Frame 1 (no input): blank canvas, image omitted
Frame 60 (the mouse pressed at the canvas centre just before this capture): blank canvas, image omitted
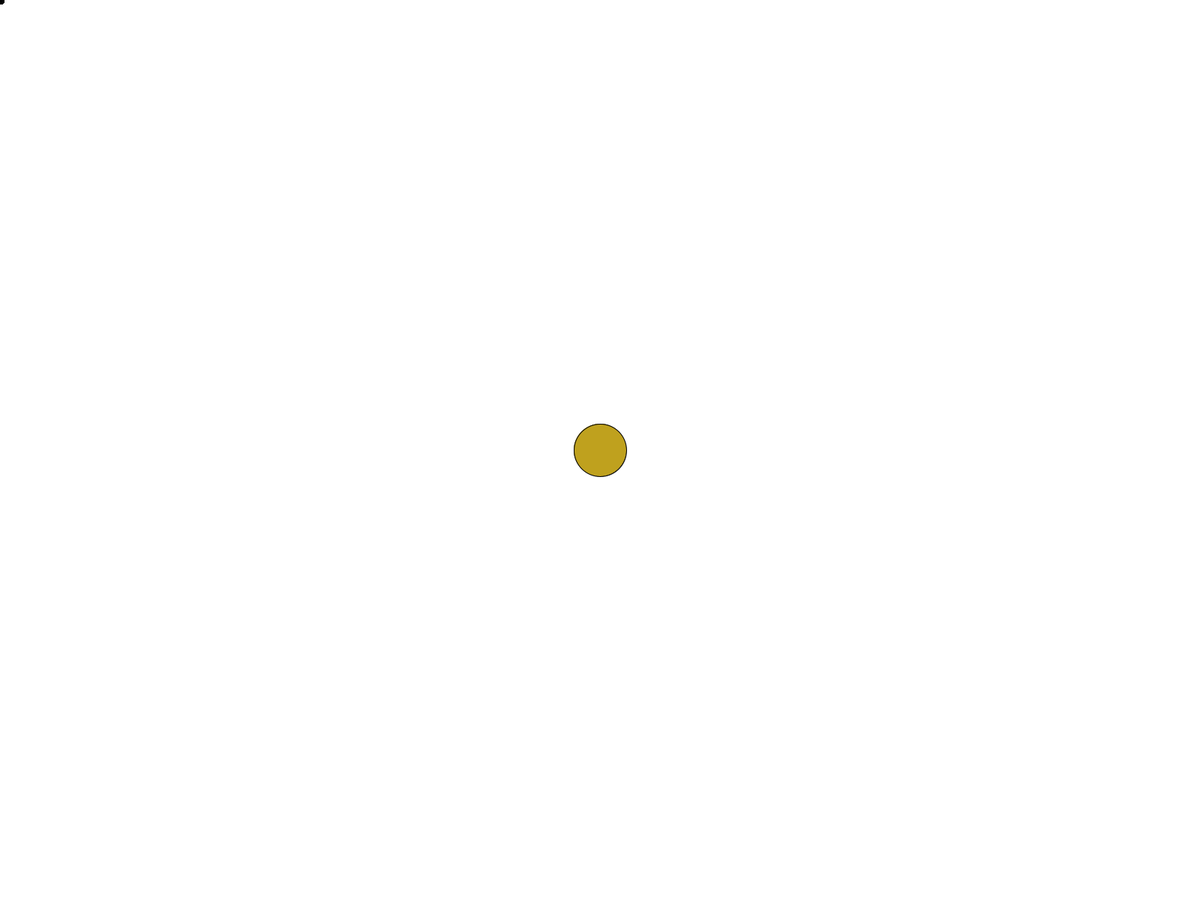
Frame 120 (the mouse held since frame 60 and released just before this capture)

The Processing sketch whose frames 1 and 60 were blank and that drew this single picture after the mouse press (run headless with seeded random() and noise(); from frame 60 on, the mouse is pressed at the canvas centre):

// Processing sketch: Worm
// ── Worm.pde
int backgroundColor = 255;
Kreis k1;
void setup()
{
  k1 = new Kreis(100, 5);
  fullScreen();
  background(backgroundColor);
}

void draw()
{
  
  if(keyPressed)
  {
     background(backgroundColor);
  }
  k1.followMouse();
}

// ── Kreis.pde
class Kreis {
  int maxRadius;
  int minRadius;
  int getBiggerOrSmaller = 1;
  int radius = 10;
  float x = 100;
  float y = 100;
  float r = 1;
  float g = 1;
  float b = 1;

  public Kreis(int pMaxRadius, int pMinRadius) {
    maxRadius = pMaxRadius;
    minRadius = pMinRadius;
    radius = pMinRadius +5;
    circle(x, y, radius);
  }

  public void followMouse()
  {
    if (mousePressed == true)
    {
      r = random(0, 255);
      b = random(0, 255);
      g = random(0, 255);
      if (radius > maxRadius)
      {
        getBiggerOrSmaller = -1;
      }
      else if(radius < minRadius)
      {
          getBiggerOrSmaller = 1;
      }
      radius = radius + (1 * getBiggerOrSmaller);
    }
    stroke(1);
    fill(r, g, b);
    circle(mouseX, mouseY, radius);
  }
}
